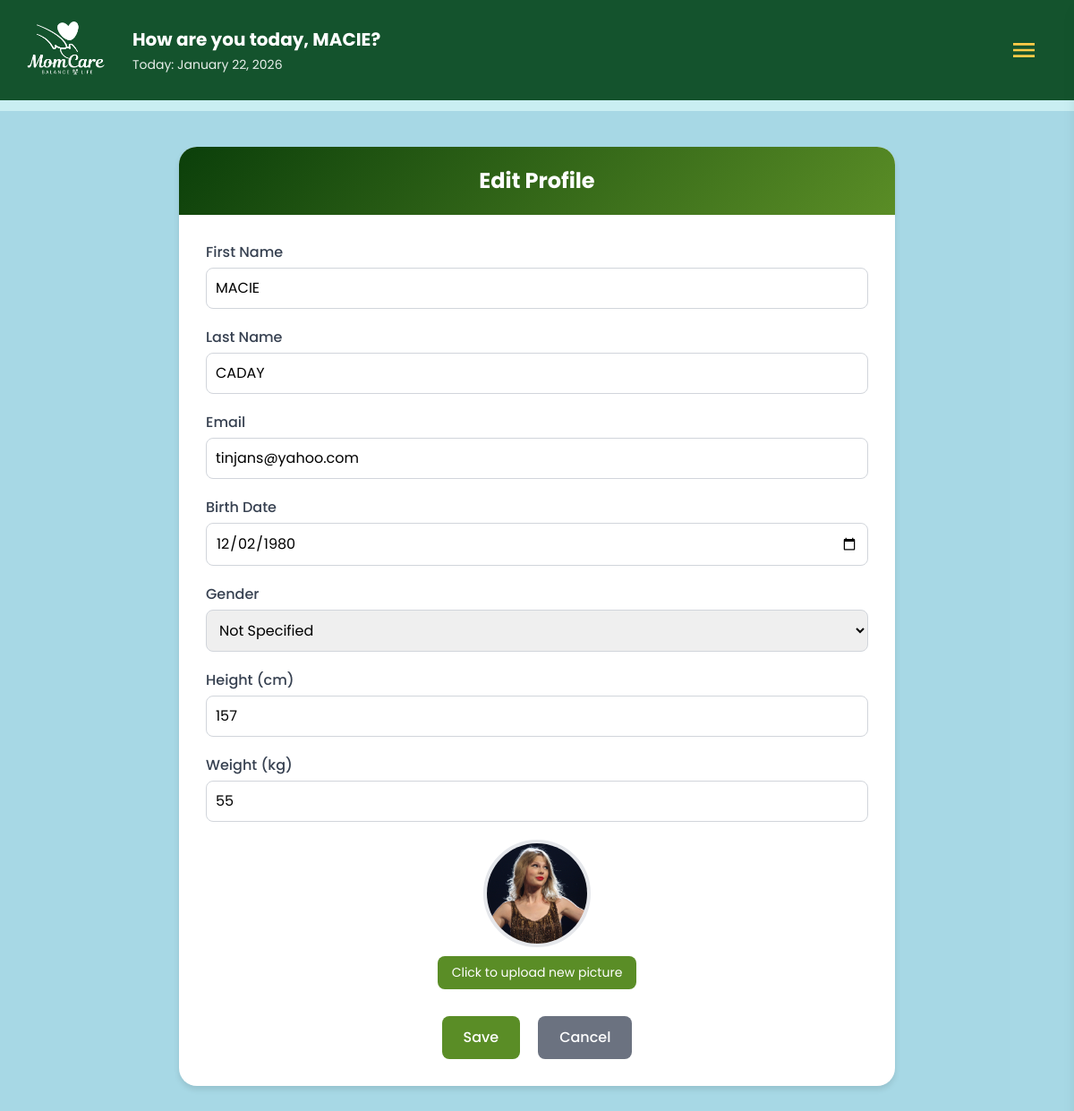
The page /profile/edit/5 (signed in) on the database as committed earlier.
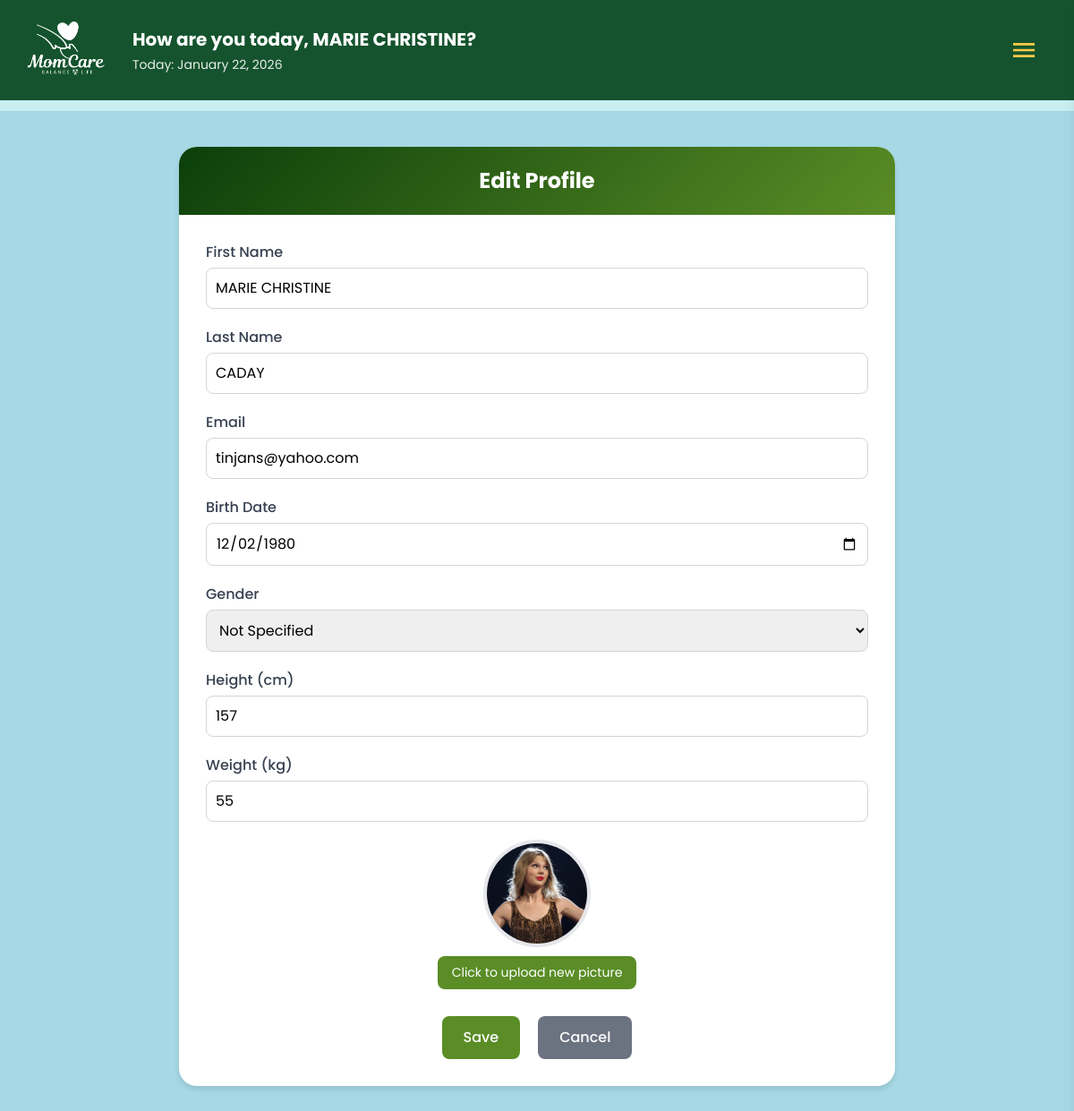
The same page on the database as committed later.
### tables this page shows
CREATE TABLE users (
            id INTEGER PRIMARY KEY AUTOINCREMENT,
            first TEXT NOT NULL,
            last TEXT NOT NULL,
            email TEXT NOT NULL UNIQUE,
            birthdate TEXT,
            password_hash TEXT NOT NULL,
            security_question TEXT,
            security_answer TEXT
        , gender TEXT, height TEXT, weight TEXT, profile_picture TEXT DEFAULT '');

### app.py (the view, shortened to what this page needs)
@app.route('/profile/edit/<int:user_id>', methods=['GET', 'POST'])
def edit_profile(user_id):
    user_email = session.get('user_email')
    if not user_email:
        flash('Please sign in.')
        return redirect(url_for('index'))
    conn = get_db()
    cur = conn.cursor()
    cur.execute('SELECT * FROM users WHERE id = ?', (user_id,))
    user_row = cur.fetchone()
    conn.close()
    if not user_row:
        flash('User not found.')
        return redirect(url_for('dashboard'))
    if user_row['email'] != user_email:
        flash('Unauthorized access.')
        return redirect(url_for('dashboard'))
    user = dict(user_row)
    user['first_name'] = user['first']
    user['last_name'] = user['last']
    user['birthdate_display'] = user['birthdate']
    user['gender'] = user.get('gender', 'Not Specified')
    user['height_display'] = user.get('height', '0')
    user['weight_display'] = user.get('weight', '0')
    user['profile_picture'] = user.get('profile_picture', '')
    first = session.get('user_first')
    today = datetime.now().strftime('%B %d, %Y')
    return render_template('edit.html', user=user, first=first, today=today)

### app.py (called while the page is built)
def get_db() -> Connection:
    conn = sqlite3.connect(DB_PATH, timeout=30)
    conn.row_factory = sqlite3.Row
    try:
        conn.execute('PRAGMA journal_mode=WAL;')
        conn.execute('PRAGMA synchronous=NORMAL;')
        conn.execute('PRAGMA foreign_keys=ON;')
    except Exception:
        pass
    return conn

### templates/edit.html (shortened to what this page needs)
<!DOCTYPE html>
<html lang="en">
<head>
    <script src="https://cdn.tailwindcss.com"></script>
    <link rel="stylesheet" href="https://cdnjs.cloudflare.com/ajax/libs/font-awesome/6.0.0-beta3/css/all.min.css">
</head>
<body class="bg-[#a7d8e5] font-['Poppins']">
    {% include 'navbar.html' %}
    <div class="profile-container">
        <div class="profile-header">Edit Profile</div>
        <div class="profile-content">
            <form method="POST" action="{{ url_for('edit_profile', user_id=user.id) }}" enctype="multipart/form-data">
            <div class="detail-row">
                <label for="first_name">First Name</label>
                <input type="text" id="first_name" name="first_name" value="{{ user.first_name or '' }}" required>
            </div>
            <div class="detail-row">
                <label for="last_name">Last Name</label>
                <input type="text" id="last_name" name="last_name" value="{{ user.last_name or '' }}" required>
            </div>
            <div class="detail-row">
                <label for="email">Email</label>
                <input type="email" id="email" name="email" value="{{ user.email or '' }}" required>
            </div>
            <div class="detail-row">
                <label for="birthdate">Birth Date</label>
                <input type="date" id="birthdate" name="birthdate" value="{{ user.birthdate or '' }}">
            </div>
            <div class="detail-row">
                <label for="gender">Gender</label>
                <select id="gender" name="gender">
                    <option value="Not Specified" {% if user.gender == 'Not Specified' or not user.gender %}selected{% endif %}>Not Specified</option>
                </select>
            </div>
            <div class="detail-row">
                <label for="height">Height (cm)</label>
                <input type="number" id="height" name="height" value="{{ user.height or '' }}">
            </div>
            <div class="detail-row">
                <label for="weight">Weight (kg)</label>
                <input type="number" id="weight" name="weight" value="{{ user.weight or '' }}">
            </div>
            <div class="profile-photo">
                <img id="profile-preview" src="{{ url_for('static', filename=user.profile_picture) if user.profile_picture else url_for('static', filename='images/default-avatar.png') }}" alt="Profile Picture">
                <label for="profile_picture" class="upload-label">Click to upload new picture</label>
            </div>
            <div class="btn-row">
                <button class="save-btn" type="submit">Save</button>
                <a href="{{ url_for('profile', user_id=user.id) }}">
                    <button type="button" class="cancel-btn">Cancel</button>
                </a>
            </div>
            </form>
        </div>
    </div>
</body>
</html>

### templates/navbar.html (shortened to what this page needs)
<header class="bg-green-900 text-white">
    <div class="max-w-7xl m-auto px-6 py-6">
        <div class="flex items-center justify-between relative">
            {% if request.endpoint == 'profile' %}
            <div class="flex items-center gap-6">
                <img src="{{ url_for('static', filename='images/momcare_logo_white.png') }}" alt="MomCare"
                    class="h-20 w-auto" />
                <div>
                    <h1 class="text-l lg:text-xl font-bold">My Account</h1>
                    <p class="mt-1 text-sm opacity-90">Today: <span id="currentDateDisplay">{{ today or ''
                            }}</span></p>
                </div>
            </div>
            {% else %}
            <div class="flex items-center gap-6">
                <img src="{{ url_for('static', filename='images/momcare_logo_white.png') }}" alt="MomCare"
                    class="h-16 w-auto" />
                <div>
                    <h1 class="text-l lg:text-xl font-bold">How are you today, {{ first or session.get('user_first') or
                        'User' }}?</h1>
                    <p class="mt-1 text-xs lg:text-sm opacity-90">Today: <span id="currentDateDisplay">{{ today or ''
                            }}</span></p>
                </div>
            </div>
            {% endif %}
      <button id="menu-toggle" class="p-3 md:p-2 rounded-md mr-2 focus:outline-none"
        aria-label="Open menu" aria-expanded="false" aria-controls="menu-list">
        <svg class="h-8 w-8 text-[#ffcc48]" xmlns="http://www.w3.org/2000/svg" fill="currentColor" viewBox="0 0 24 24">
          <path d="M3 6h18v2H3zM3 11h18v2H3zM3 16h18v2H3z" />
        </svg>
      </button>
    </div>
  </div>
</header>
<div class="h-3 bg-[#c9eef2]"></div>

Rows that differ between the two databases and show on the page:
changed users "CADAY": first "MACIE" → "MARIE CHRISTINE"; first_name "MACIE" → "MARIE CHRISTINE"
